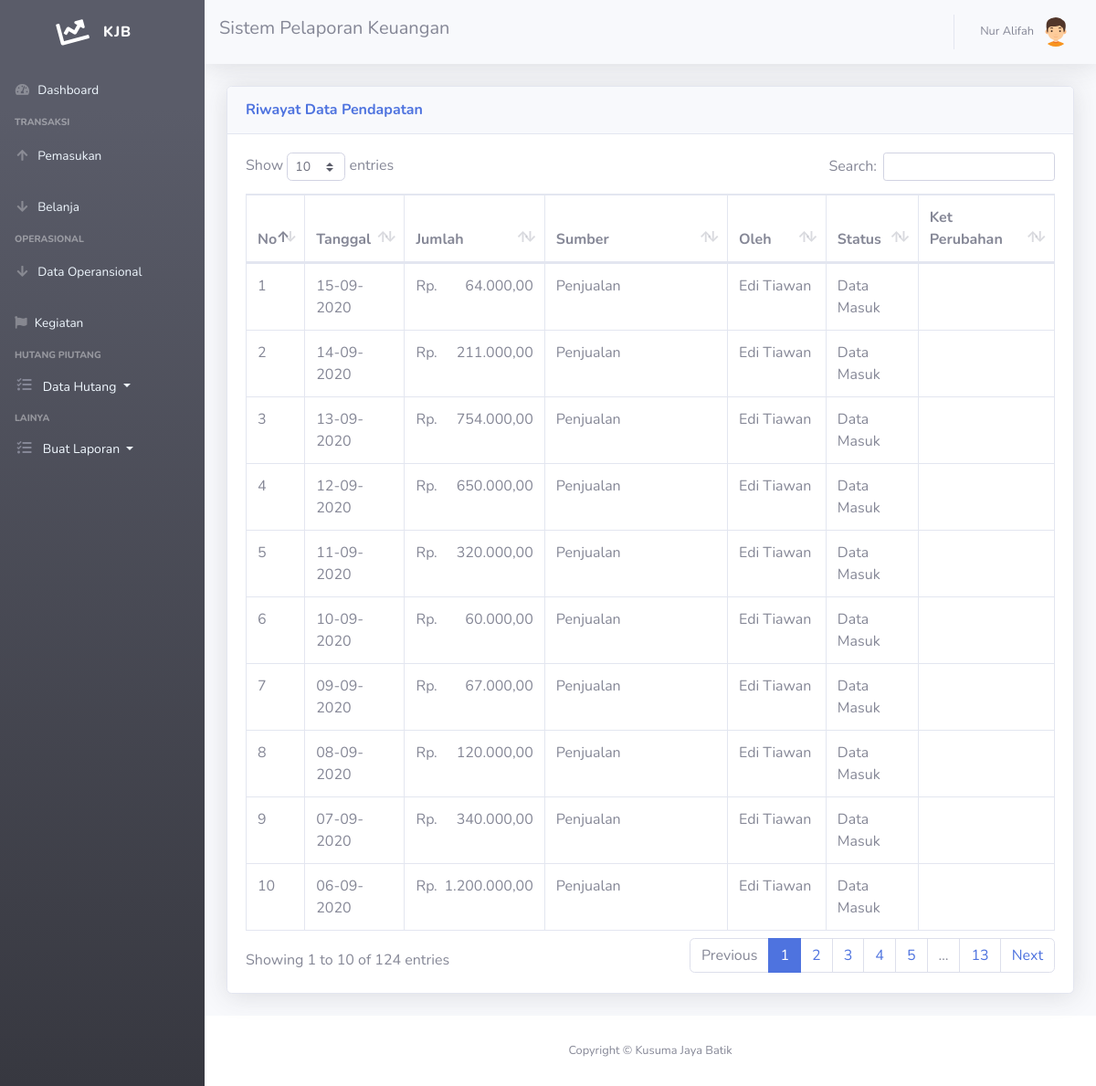
Screenshot of /lacak-pendapatan.php (signed in) with the database file from the repository.
### tables this page shows
CREATE TABLE `pemasukan` (
  `id_pemasukan` int(11) NOT NULL,
  `id_user` int(11) NOT NULL,
  `tgl_pemasukan` date NOT NULL,
  `jumlah` int(11) NOT NULL,
  `id_sumber` int(11) NOT NULL,
  `is_update` enum('0','1','','') NOT NULL,
  `is_kdhutang` varchar(255) NOT NULL,
  `kt_update` text NOT NULL
);

CREATE TABLE `sumber` (
  `id_sumber` int(11) NOT NULL,
  `nama_sumber` varchar(40) NOT NULL
);

CREATE TABLE `user` (
  `id_user` int(11) NOT NULL,
  `nama` varchar(40) NOT NULL,
  `username` varchar(40) NOT NULL,
  `password` varchar(40) NOT NULL,
  `no_tlp` char(20) NOT NULL,
  `email` varchar(40) NOT NULL,
  `jabatan` varchar(50) NOT NULL,
  `alamat` varchar(255) NOT NULL,
  `is_active` enum('0','1','','') NOT NULL,
  `is_hidden` enum('0','1','','') NOT NULL,
  `kdreset` int(11) NOT NULL
);

### lacak-pendapatan.php (the view, shortened to what this page needs)
<!DOCTYPE html>
<html lang="en">
<head>
  <link rel="stylesheet" href="https://cdnjs.cloudflare.com/ajax/libs/font-awesome/4.7.0/css/font-awesome.min.css">
  <link href="vendor/fontawesome-free/css/all.min.css" rel="stylesheet" type="text/css">
  <link href="css/sb-admin-2.min.css" rel="stylesheet">
  <link href="vendor/datatables/dataTables.bootstrap4.min.css" rel="stylesheet">
</head>
<body id="page-top">
<?php
require ('sidebar.php'); ?>
      <div id="content">
<?php require ('navbar.php'); ?>
        <div class="container-fluid">
          <div class="row">
             <div class="col-xl-18 col-lg-12">
          <div class="card shadow mb-4">
            <div class="card-header py-3">
              <h6 class="m-0 font-weight-bold text-primary">Riwayat Data Pendapatan</h6>
            </div>
            <div class="card-body">
              <div class="table-responsive">
               <table class="table table-bordered" id="dataTable" width="100%" cellspacing="0">
                  <thead>
                    <tr>
                      <th>No</th>
                      <th>Tanggal</th>
                      <th>Jumlah</th>
                      <th>Sumber</th>
                      <th>Oleh</th>
                      <th>Status</th>
                      <th>Ket Perubahan</th>
                    </tr>
                  </thead>
                  <tbody>
          <?php
$query = mysqli_query($koneksi,"SELECT * FROM pemasukan inner join sumber INNER JOIN user where pemasukan.id_sumber = sumber.id_sumber AND sumber.id_sumber = pemasukan.id_sumber AND pemasukan.id_user = user.id_user AND user.id_user = pemasukan.id_user ORDER BY tgl_pemasukan DESC ");
$nos = 1;
while ($data = mysqli_fetch_assoc($query))
{
?>
                    <tr>
                      <?php $tgl = date('d-m-Y', strtotime($data['tgl_pemasukan']));?>
                      <td><?=$nos++?></td>
                      <td><?=$tgl?></td>
                      <td>Rp. <span style="float: right; text-align: right;"><?=number_format($data['jumlah'],2,',','.');?></span></td>
                      <td><?=$data['nama_sumber']?></td>
                      <td><?=$data['nama']?></td>
                       <td>
                        <?php if ($data['is_update']==0): ?>
                          Data Masuk
                        <?php endif ?>
                       </td>
                       <td><?=$data['kt_update']?></td>
</tr>
  </div>
<?php
}
?>
<?php require 'footer.php'?>
</body>
</html>

### rows the page displays
pemasukan: tgl_pemasukan "15-09-2020", jumlah "64.000,00", id_sumber.nama_sumber "Penjualan", id_user.nama "Edi Tiawan", is_update "Data Masuk"
pemasukan: tgl_pemasukan "14-09-2020", jumlah "211.000,00", id_sumber.nama_sumber "Penjualan", id_user.nama "Edi Tiawan", is_update "Data Masuk"
pemasukan: tgl_pemasukan "13-09-2020", jumlah "754.000,00", id_sumber.nama_sumber "Penjualan", id_user.nama "Edi Tiawan", is_update "Data Masuk"
pemasukan: tgl_pemasukan "12-09-2020", jumlah "650.000,00", id_sumber.nama_sumber "Penjualan", id_user.nama "Edi Tiawan", is_update "Data Masuk"
pemasukan: tgl_pemasukan "11-09-2020", jumlah "320.000,00", id_sumber.nama_sumber "Penjualan", id_user.nama "Edi Tiawan", is_update "Data Masuk"
pemasukan: tgl_pemasukan "10-09-2020", jumlah "60.000,00", id_sumber.nama_sumber "Penjualan", id_user.nama "Edi Tiawan", is_update "Data Masuk"
pemasukan: tgl_pemasukan "09-09-2020", jumlah "67.000,00", id_sumber.nama_sumber "Penjualan", id_user.nama "Edi Tiawan", is_update "Data Masuk"
pemasukan: tgl_pemasukan "08-09-2020", jumlah "120.000,00", id_sumber.nama_sumber "Penjualan", id_user.nama "Edi Tiawan", is_update "Data Masuk"
pemasukan: tgl_pemasukan "07-09-2020", jumlah "340.000,00", id_sumber.nama_sumber "Penjualan", id_user.nama "Edi Tiawan", is_update "Data Masuk"
pemasukan: tgl_pemasukan "06-09-2020", jumlah "1.200.000,00", id_sumber.nama_sumber "Penjualan", id_user.nama "Edi Tiawan", is_update "Data Masuk"

### other values shown
$_SESSION['nama'] "Nur Alifah"
